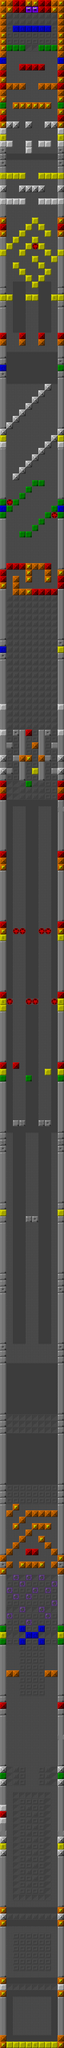

The image is a tile-based game level rendered from a .tmx file. Its description and source (layers, tilesets, objects; grid data summarised) follow:
An orthogonal 10x320 tile map with 32x32 px tiles, 1 tile layer (Floor) and 165 objects.

<map version="1.4" tiledversion="1.4.3" orientation="orthogonal" renderorder="right-up" width="10" height="320" tilewidth="32" tileheight="32" infinite="0" nextlayerid="6" nextobjectid="454">
 <editorsettings>
  <export target="tunnel03.json" format="json" />
 </editorsettings>
 <tileset firstgid="1" name="sprites" tilewidth="32" tileheight="32" tilecount="90" columns="10">
  <image source="../../images/sprites.png" width="320" height="288" />
  <tile id="9">
   <properties>
    <property name="Name" value="splat" />
   </properties>
  </tile>
  <tile id="10">
   <properties>
    <property name="Name" value="spell-lightning" />
   </properties>
  </tile>
  <tile id="11">
   <properties>
    <property name="Name" value="spell-ball" />
   </properties>
  </tile>
  <tile id="12">
   <properties>
    <property name="Name" value="spell-cube" />
   </properties>
  </tile>
  <tile id="20">
   <properties>
    <property name="Name" value="chest" />
   </properties>
  </tile>
  <tile id="21">
   <properties>
    <property name="Name" value="potion-heal" />
   </properties>
  </tile>
  <tile id="22">
   <properties>
    <property name="Name" value="potion-mana" />
   </properties>
  </tile>
  <tile id="23">
   <properties>
    <property name="Name" value="moneybag" />
   </properties>
  </tile>
  <tile id="24">
   <properties>
    <property name="Name" value="orb" />
   </properties>
  </tile>
  <tile id="30">
   <properties>
    <property name="Name" value="key-yellow" />
   </properties>
  </tile>
  <tile id="39">
   <properties>
    <property name="Name" value="exit-portal" />
   </properties>
  </tile>
  <tile id="40">
   <properties>
    <property name="Name" value="meanie" />
   </properties>
  </tile>
  <tile id="41">
   <properties>
    <property name="Name" value="slimer" />
   </properties>
  </tile>
  <tile id="42">
   <properties>
    <property name="Name" value="devil" />
   </properties>
  </tile>
  <tile id="43">
   <properties>
    <property name="Name" value="vore" />
   </properties>
  </tile>
  <tile id="44">
   <properties>
    <property name="Name" value="demon" />
   </properties>
  </tile>
  <tile id="45">
   <properties>
    <property name="Name" value="spider" />
   </properties>
  </tile>
  <tile id="46">
   <properties>
    <property name="Name" value="grinder" />
   </properties>
  </tile>
  <tile id="47">
   <properties>
    <property name="Name" value="snotty" />
   </properties>
  </tile>
  <tile id="48">
   <properties>
    <property name="Name" value="deadhead" />
   </properties>
  </tile>
  <tile id="49">
   <properties>
    <property name="Name" value="cultist" />
   </properties>
  </tile>
  <tile id="50">
   <properties>
    <property name="Name" value="snake" />
   </properties>
  </tile>
  <tile id="51">
   <properties>
    <property name="Name" value="octopus" />
   </properties>
  </tile>
  <tile id="52">
   <properties>
    <property name="Name" value="ogre" />
   </properties>
  </tile>
  <tile id="53">
   <properties>
    <property name="Name" value="orc" />
   </properties>
  </tile>
  <tile id="54">
   <properties>
    <property name="Name" value="wraith" />
   </properties>
  </tile>
  <tile id="55">
   <properties>
    <property name="Name" value="skull" />
   </properties>
  </tile>
  <tile id="56">
   <properties>
    <property name="Name" value="knight" />
   </properties>
  </tile>
  <tile id="57">
   <properties>
    <property name="Name" value="mage" />
   </properties>
  </tile>
  <tile id="63">
   <properties>
    <property name="Name" value="floor-portal" />
   </properties>
  </tile>
 </tileset>
 <layer id="1" name="Floor" width="10" height="320">
  <data>[3200 cells, 3200 non-empty, 26 distinct tile ids]</data>
 </layer>
 <objectgroup id="3" name="Objects">
  <object id="334" gid="22" x="96" y="1664" width="32" height="32" />
  <object id="335" gid="23" x="192" y="1664" width="32" height="32" />
  <object id="339" gid="25" x="160" y="1408" width="32" height="32" />
  <object id="340" gid="24" x="192" y="1376" width="32" height="32" />
  <object id="341" gid="21" x="256" y="1280" width="32" height="32" />
  <object id="342" gid="21" x="32" y="1184" width="32" height="32" />
  <object id="343" gid="21" x="64" y="6720" width="32" height="32" />
  <object id="344" gid="21" x="224" y="6720" width="32" height="32" />
  <object id="345" gid="23" x="160" y="6080" width="32" height="32" />
  <object id="403" gid="21" x="32" y="5376" width="32" height="32" />
  <object id="404" gid="21" x="64" y="5376" width="32" height="32" />
  <object id="405" gid="21" x="96" y="5376" width="32" height="32" />
  <object id="406" gid="21" x="128" y="5376" width="32" height="32" />
  <object id="407" gid="21" x="160" y="5376" width="32" height="32" />
  <object id="408" gid="21" x="192" y="5376" width="32" height="32" />
  <object id="409" gid="21" x="224" y="5376" width="32" height="32" />
  <object id="410" gid="21" x="256" y="5376" width="32" height="32" />
  <object id="411" gid="21" x="224" y="5376" width="32" height="32" />
  <object id="414" gid="21" x="224" y="5376" width="32" height="32" />
  <object id="418" gid="21" x="224" y="5376" width="32" height="32" />
  <object id="452" gid="22" x="32" y="10208" width="32" height="32" />
  <object id="453" gid="23" x="256" y="10208" width="32" height="32" />
 </objectgroup>
 <objectgroup id="4" name="Entities">
  <object id="284" gid="45" x="32" y="7424" width="32" height="32" />
  <object id="285" gid="45" x="64" y="7424" width="32" height="32" />
  <object id="286" gid="45" x="96" y="7424" width="32" height="32" />
  <object id="287" gid="45" x="128" y="7424" width="32" height="32" />
  <object id="288" gid="45" x="160" y="7424" width="32" height="32" />
  <object id="289" gid="45" x="192" y="7424" width="32" height="32" />
  <object id="290" gid="45" x="224" y="7424" width="32" height="32" />
  <object id="291" gid="45" x="256" y="7424" width="32" height="32" />
  <object id="292" gid="47" x="32" y="7072" width="32" height="32" />
  <object id="293" gid="47" x="64" y="7072" width="32" height="32" />
  <object id="294" gid="47" x="96" y="7072" width="32" height="32" />
  <object id="295" gid="47" x="128" y="7072" width="32" height="32" />
  <object id="296" gid="47" x="160" y="7072" width="32" height="32" />
  <object id="297" gid="47" x="192" y="7072" width="32" height="32" />
  <object id="298" gid="47" x="224" y="7072" width="32" height="32" />
  <object id="299" gid="47" x="256" y="7072" width="32" height="32" />
  <object id="300" gid="46" x="32" y="6816" width="32" height="32" />
  <object id="301" gid="46" x="64" y="6816" width="32" height="32" />
  <object id="302" gid="46" x="96" y="6816" width="32" height="32" />
  <object id="303" gid="46" x="128" y="6816" width="32" height="32" />
  <object id="304" gid="46" x="160" y="6816" width="32" height="32" />
  <object id="305" gid="46" x="192" y="6816" width="32" height="32" />
  <object id="306" gid="46" x="224" y="6816" width="32" height="32" />
  <object id="307" gid="46" x="256" y="6816" width="32" height="32" />
  <object id="308" gid="49" x="128" y="192" width="32" height="32" />
  <object id="309" gid="49" x="160" y="192" width="32" height="32" />
  <object id="310" gid="48" x="160" y="384" width="32" height="32" />
  <object id="311" gid="48" x="128" y="384" width="32" height="32" />
  <object id="312" gid="44" x="256" y="288" width="32" height="32" />
  <object id="313" gid="44" x="32" y="288" width="32" height="32" />
  <object id="314" gid="46" x="256" y="480" width="32" height="32" />
  <object id="315" gid="46" x="32" y="480" width="32" height="32" />
  <object id="316" gid="43" x="64" y="704" width="32" height="32" />
  <object id="317" gid="43" x="192" y="608" width="32" height="32" />
  </objectgroup>
</map>
<!-- 109 of 165 objects omitted -->